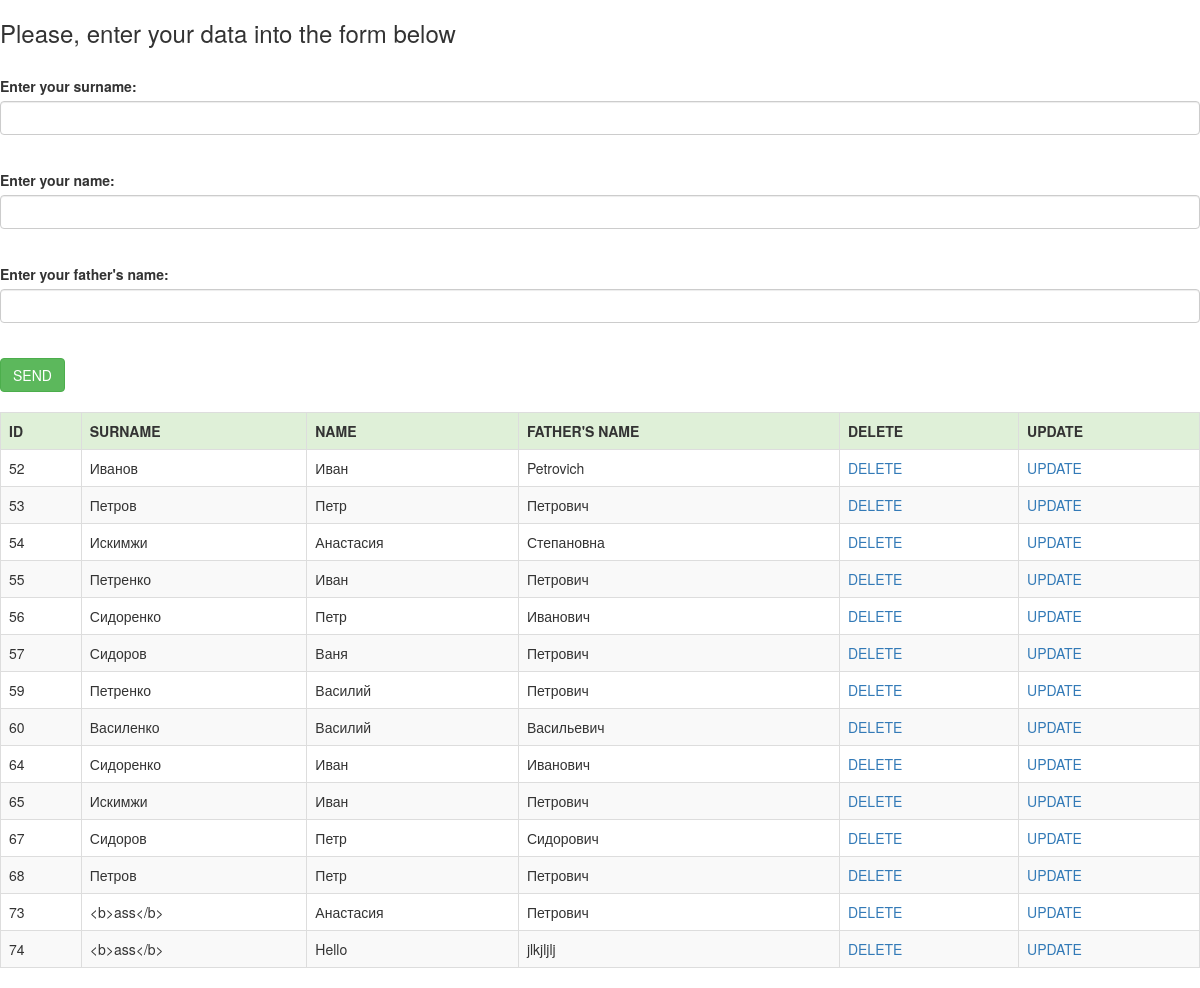
The page /oop/pdo.php on the database its author committed.
### tables this page shows
CREATE TABLE IF NOT EXISTS `table_1` (
`id` int(11) NOT NULL,
  `name` text NOT NULL,
  `surname` text NOT NULL,
  `fname` text NOT NULL
);

### oop/pdo.php (the view, shortened to what this page needs)
<?php
$user = 'root';
$pass = '';
$dsn = "mysql:host=localhost;dbname=task_db;charset=utf8";
$opt = array(
	PDO::ATTR_ERRMODE => PDO::ERRMODE_EXCEPTION,
	PDO::ATTR_DEFAULT_FETCH_MODE => PDO::FETCH_ASSOC
);
$pdo = new PDO ($dsn, $user, $pass, $opt);
$valSurname = '';
$valName = '';
$valFname = '';
$selectAll = $pdo->prepare("SELECT * FROM table_1");
$selectAll->execute();
$all = $selectAll->fetchAll();
$head = array('id' => 'ID', 'surname' => 'SURNAME', 'name' => 'NAME', 'fname' => "FATHER'S NAME", 'del' => 'DELETE', 'up' => 'UPDATE');
array_unshift ($all, $head);
for ($d = 1; $d < count($all); $d++) {
	$del[$d] = '<a href="http://site.dev/oop/pdo.php?action=delete&id=' . $all[$d]['id'] . '">DELETE</a>';
	$up[$d] = '<a href="http://site.dev/oop/pdo.php?action=update&id=' . $all[$d]['id'] . '">UPDATE</a>';
}
for ($i = 1; $i < count($all); $i++) {
	$all[$i]['del'] = $del[$i];
	$all[$i]['up'] = $up[$i];
}
$label['surname'] = '';
$label['name'] = '';
$label['fname'] = '';
?>
<!DOCTYPE html>
<html>
<head>
	<link rel="stylesheet" href="bootstrap.css">
</head>
<body>
<h3>Please, enter your data into the form below</h3>
<br>
<div>
    <form action="" method="post">
        <div class="form-group <?php echo !empty($label['surname']) ? 'has-error' : ''; ?>">
            <label class="control-label" for="sur">Enter your surname: </label>
            <input type="text" name="surname" class="form-control" id="sur" value="<?php echo $valSurname; ?>">
        </div>
        <div  class="form-group <?php echo !empty($label['name']) ? 'has-error' : ''; ?>">
            <label class="control-label" for="nam">Enter your name: </label>
            <input type="text" name="name" class="form-control" id="nam" value="<?php echo $valName; ?>">
        </div>
        <div class="form-group <?php echo !empty($label['fname']) ? 'has-error' : ''; ?>">
            <label class="control-label" for="fat">Enter your father's name: </label>
            <input type="text" name="fname" class="form-control" id="fat" value="<?php echo $valFname; ?>">
        </div>
        <input type="submit" name="send" value="SEND" class="btn btn-success">
    </form>
</div>
<br>
<?php $table = '<table class="table table-striped table-bordered table-hover">'; ?>
		<?php $table .= '<tr class="success">'; ?>
			<?php $table .= '<th>' . $all[0]['id'] . '</th>'; ?>
			<?php $table .= '<th>' . $all[0]['surname'] . '</th>'; ?>
			<?php $table .= '<th>' . $all[0]['name'] . '</th>'; ?>
			<?php $table .= '<th>' . $all[0]['fname'] . '</th>'; ?>
			<?php $table .= '<th>' . $all[0]['del'] . '</th>'; ?>
			<?php $table .= '<th>' . $all[0]['up'] . '</th>'; ?>
		<?php $table .= '</tr>'; ?>
	<?php for ($tr = 1; $tr < count($all); $tr++) : ?>
		<?php $table .= '<tr>'; ?>
			<?php $table .= '<td>' . $all[$tr]['id'] . '</td>'; ?>
			<?php $table .= '<td>' . $all[$tr]['surname'] . '</td>'; ?>
			<?php $table .= '<td>' . $all[$tr]['name'] . '</td>'; ?>
			<?php $table .= '<td>' . $all[$tr]['fname'] . '</td>'; ?>
			<?php $table .= '<td>' . $all[$tr]['del'] . '</td>'; ?>
			<?php $table .= '<td>' . $all[$tr]['up'] . '</td>'; ?>
		<?php $table .= '</tr>'; ?>
	<?php endfor;?>
<?php $table .= '</table>'; ?>
<?php echo $table; ?>
</body>
</html>

### rows shown on the page
table_1: id "52", surname "Иванов", name "Иван", fname "Petrovich"
table_1: id "53", surname "Петров", name "Петр", fname "Петрович"
table_1: id "54", surname "Искимжи", name "Анастасия", fname "Степановна"
table_1: id "55", surname "Петренко", name "Иван", fname "Петрович"
table_1: id "56", surname "Сидоренко", name "Петр", fname "Иванович"
table_1: id "57", surname "Сидоров", name "Ваня", fname "Петрович"
table_1: id "59", surname "Петренко", name "Василий", fname "Петрович"
table_1: id "60", surname "Василенко", name "Василий", fname "Васильевич"
table_1: id "64", surname "Сидоренко", name "Иван", fname "Иванович"
table_1: id "65", surname "Искимжи", name "Иван", fname "Петрович"
table_1: id "67", surname "Сидоров", name "Петр", fname "Сидорович"
table_1: id "68", surname "Петров", name "Петр", fname "Петрович"
table_1: id "73", surname "<b>ass</b>", name "Анастасия", fname "Петрович"
table_1: id "74", surname "<b>ass</b>", name "Hello", fname "jlkjljlj"

### other values the page prints
$all[0]['id'] "ID"
$all[0]['surname'] "SURNAME"
$all[0]['name'] "NAME"
$all[0]['fname'] "FATHER'S NAME"
$all[0]['del'] "DELETE"
$all[0]['up'] "UPDATE"
